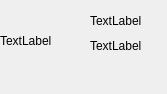
<?xml version="1.0" encoding="UTF-8"?>
<ui version="4.0">
 <class>ChatUserWid</class>
 <widget class="QWidget" name="ChatUserWid">
  <property name="geometry">
   <rect>
    <x>0</x>
    <y>0</y>
    <width>167</width>
    <height>94</height>
   </rect>
  </property>
  <property name="windowTitle">
   <string>Form</string>
  </property>
  <widget class="QWidget" name="user_info_wid" native="true">
   <property name="geometry">
    <rect>
     <x>70</x>
     <y>20</y>
     <width>141</width>
     <height>141</height>
    </rect>
   </property>
   <widget class="QLabel" name="user_chat_lb">
    <property name="geometry">
     <rect>
      <x>20</x>
      <y>10</y>
      <width>101</width>
      <height>31</height>
     </rect>
    </property>
    <property name="text">
     <string>TextLabel</string>
    </property>
   </widget>
  </widget>
  <widget class="QWidget" name="icon_wid" native="true">
   <property name="geometry">
    <rect>
     <x>-10</x>
     <y>-40</y>
     <width>71</width>
     <height>131</height>
    </rect>
   </property>
   <widget class="QLabel" name="icon_lb">
    <property name="geometry">
     <rect>
      <x>10</x>
      <y>50</y>
      <width>61</width>
      <height>61</height>
     </rect>
    </property>
    <property name="text">
     <string>TextLabel</string>
    </property>
   </widget>
  </widget>
  <widget class="QLabel" name="user_name_lb">
   <property name="geometry">
    <rect>
     <x>90</x>
     <y>0</y>
     <width>121</width>
     <height>41</height>
    </rect>
   </property>
   <property name="text">
    <string>TextLabel</string>
   </property>
  </widget>
 </widget>
 <resources/>
 <connections/>
</ui>
